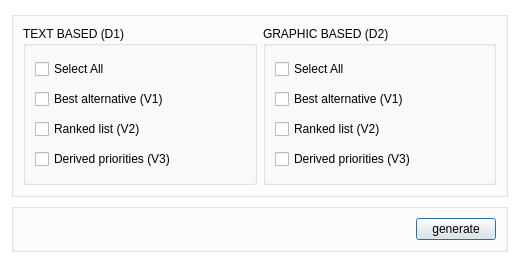
<?xml version="1.0" encoding="UTF-8"?>
<ui version="4.0">
 <class>SelectionWindow</class>
 <widget class="QDialog" name="SelectionWindow">
  <property name="geometry">
   <rect>
    <x>0</x>
    <y>0</y>
    <width>519</width>
    <height>263</height>
   </rect>
  </property>
  <property name="sizePolicy">
   <sizepolicy hsizetype="Preferred" vsizetype="Preferred">
    <horstretch>0</horstretch>
    <verstretch>0</verstretch>
   </sizepolicy>
  </property>
  <property name="windowTitle">
   <string>Select Visual Display</string>
  </property>
  <property name="styleSheet">
   <string notr="true">#SelectionWindow{
background-color: rgb(255,255,255);
}</string>
  </property>
  <layout class="QVBoxLayout" name="verticalLayout_3">
   <item>
    <widget class="QGroupBox" name="groupBox">
     <property name="sizePolicy">
      <sizepolicy hsizetype="Preferred" vsizetype="Expanding">
       <horstretch>0</horstretch>
       <verstretch>0</verstretch>
      </sizepolicy>
     </property>
     <property name="title">
      <string/>
     </property>
     <layout class="QHBoxLayout" name="horizontalLayout">
      <item>
       <widget class="QGroupBox" name="groupBox_2">
        <property name="sizePolicy">
         <sizepolicy hsizetype="Preferred" vsizetype="Minimum">
          <horstretch>0</horstretch>
          <verstretch>0</verstretch>
         </sizepolicy>
        </property>
        <property name="title">
         <string>TEXT BASED (D1)</string>
        </property>
        <layout class="QVBoxLayout" name="verticalLayout">
         <item>
          <widget class="QCheckBox" name="textBasedSelectAllCheckBox">
           <property name="text">
            <string>Select All</string>
           </property>
          </widget>
         </item>
         <item>
          <widget class="QCheckBox" name="textBasedBestAlternativeCheckBox">
           <property name="text">
            <string>Best alternative (V1)</string>
           </property>
          </widget>
         </item>
         <item>
          <widget class="QCheckBox" name="textBasedRankedListCheckBox">
           <property name="text">
            <string>Ranked list (V2)</string>
           </property>
          </widget>
         </item>
         <item>
          <widget class="QCheckBox" name="textBasedBestDerivedPropertyCheckBox">
           <property name="text">
            <string>Derived priorities (V3)</string>
           </property>
          </widget>
         </item>
        </layout>
       </widget>
      </item>
      <item>
       <widget class="QGroupBox" name="groupBox_3">
        <property name="title">
         <string>GRAPHIC BASED (D2)</string>
        </property>
        <layout class="QVBoxLayout" name="verticalLayout_2">
         <item>
          <widget class="QCheckBox" name="graphicBasedSelectAllCheckBox">
           <property name="text">
            <string>Select All</string>
           </property>
          </widget>
         </item>
         <item>
          <widget class="QCheckBox" name="graphicBasedBestAlternativeCheckBox">
           <property name="text">
            <string>Best alternative (V1)</string>
           </property>
          </widget>
         </item>
         <item>
          <widget class="QCheckBox" name="graphicBasedRankedListCheckBox">
           <property name="text">
            <string>Ranked list (V2)</string>
           </property>
          </widget>
         </item>
         <item>
          <widget class="QCheckBox" name="graphicBasedBestDerivedPropertyCheckBox">
           <property name="text">
            <string>Derived priorities (V3)</string>
           </property>
          </widget>
         </item>
        </layout>
       </widget>
      </item>
     </layout>
    </widget>
   </item>
   <item>
    <widget class="QGroupBox" name="groupBox_4">
     <property name="title">
      <string/>
     </property>
     <layout class="QHBoxLayout" name="horizontalLayout_2">
      <item>
       <spacer name="horizontalSpacer">
        <property name="orientation">
         <enum>Qt::Horizontal</enum>
        </property>
        <property name="sizeHint" stdset="0">
         <size>
          <width>357</width>
          <height>20</height>
         </size>
        </property>
       </spacer>
      </item>
      <item>
       <widget class="QPushButton" name="generatePushButton">
        <property name="text">
         <string>generate</string>
        </property>
       </widget>
      </item>
     </layout>
    </widget>
   </item>
  </layout>
 </widget>
 <resources/>
 <connections/>
</ui>
